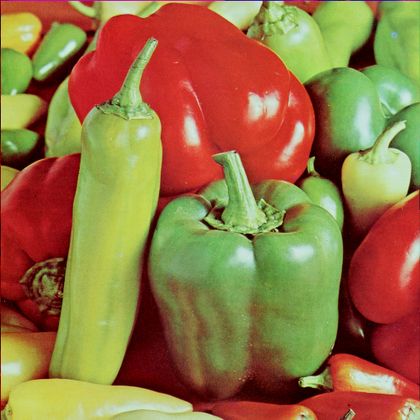
%> input picture labs/MYY503/lab6/peppers.tiff, 420 x 420 px, shrunk from 512 x 512 before the run
$ octave peppers.m   (GNU Octave 9; MATLAB toolbox functions it lacks are replaced by stand-ins)
%> lines starting %> are read from the running program, lines starting %| are printed output that depends on the picture
#        #
 # # # #
  #Lab6#
  # # # #
 #       #

####################################
# Askisi - Anixnefsi akmwn eikonas #
####################################

... load image
X = imread("peppers.tiff");
%> X is the input picture: size 420x420x3 uint8; mean R, G, B 149.8, 115.6, 66.5
figure; imshow(X);
X = double(rgb2gray(X));
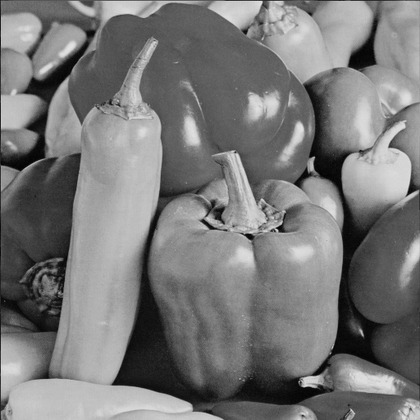
%> X: size 420x420 double; min 1, max 228, mean 120.2
figure; imshow(X, []);
[R C] = size(X)
%> R = 420; C = 420


... we will use the filter we previously created
n1 = 1:R;
%> n1 = 420 values from 1 to 420
n2 = 1:C;
%> n2 = 420 values from 1 to 420

... rows
for i=1:R
  for j=2:C
    Y(i,1) = 0;
    Y(i,j) = X(i,j) - X(i,(j - 1));
  endfor
endfor
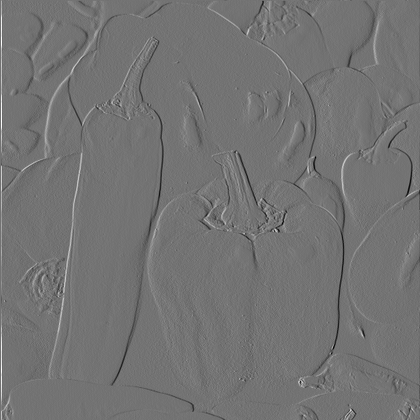
%> Y: size 420x420 double; min -136, max 164, mean 0.2; drawn with min black and max white

figure; imshow(Y);
%> after `imshow(Y)`:
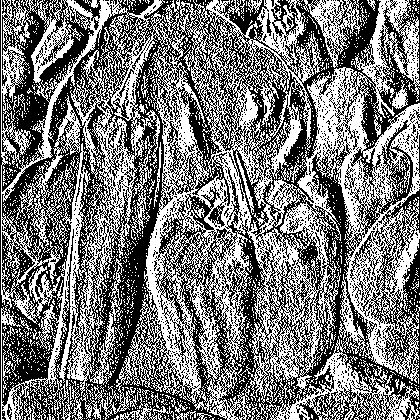
%> displayed picture: size 420x420, on the screen's scale of 0 to 255; 47.4% white in thin lines or dots
...

... columns
for i=2:R
  for j=1:C
    Z(1,i) = 0;
    Z(i,j) = X(i,j) - X((i-1),j);
  endfor
endfor
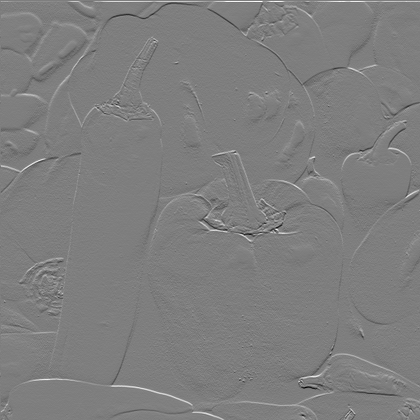
%> Z: size 420x420 double; min -156, max 158, mean 0.2; drawn with min black and max white

figure; imshow(Z);
%> after `imshow(Z)`:
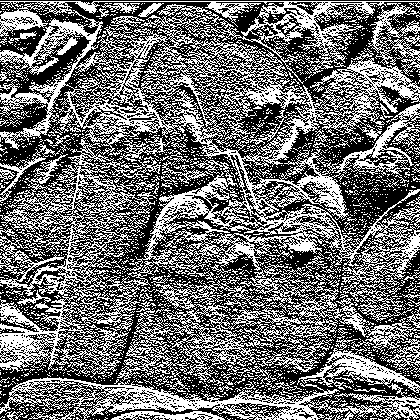
%> displayed picture: size 420x420, on the screen's scale of 0 to 255; 43.6% white in thin lines or dots
...

... calculate absolute klisi dianismatos
for i = 1:R
  for j = 1:C
    G(i,j) = sqrt(Y(i,j)^2 + Z(i,j)^2);
  endfor
endfor
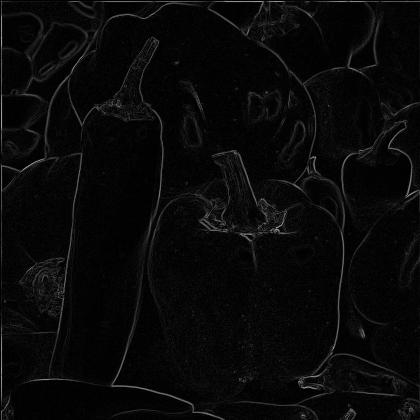
%> G: size 420x420 double; min 0, max 164, mean 9
...

# plot the original grayscale image and the new with the edges
figure; imshow(G/255);
